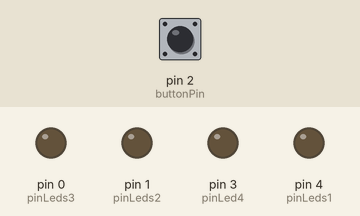
A sketch run on a simulated Arduino Uno, built with avr-gcc and run on an emulated ATmega328P. Parts: output pins drawn as LEDs (lit = HIGH). Dashed ring = blinking. The test bench sets the inputs (shaded band); at power-on: pin 2 (buttonPin) LOW. Sleep ends after the set time or at an interrupt; random numbers use the default seed unless the sketch sets one.

Above: at 1.2 s.
1.3 s: pin 2 (buttonPin) pulled HIGH for 0.15 s
At 1.56 s:
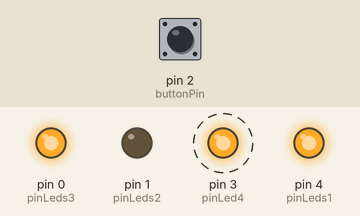
3.4 s: pin 2 (buttonPin) pulled HIGH for 1 s
At 4.73 s:
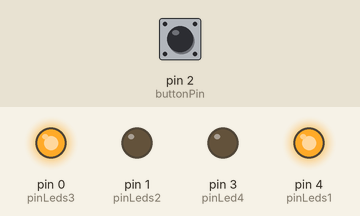
6.3 s: pin 2 (buttonPin) pulled HIGH for 0.15 s
At 6.56 s:
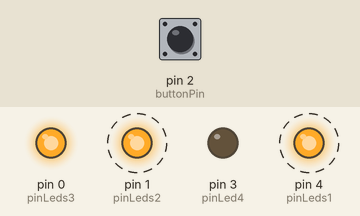
8.4 s: pin 2 (buttonPin) pulled HIGH for 3.2 s
At 11.71 s:
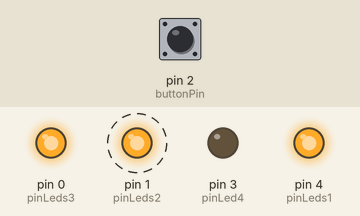
Timing chart, 0 to 13.6 s (numbered marks = the images above; inputs shaded):
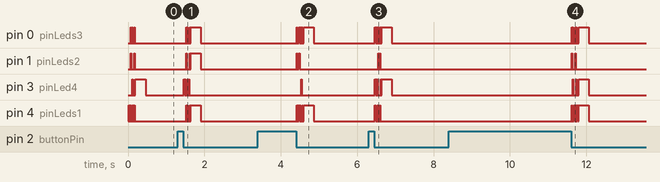

The sketch:

toorcamp2024_loaded_dicebadge.ino
```cpp
#include <avr/sleep.h>
#include <avr/power.h>
// disable ADC to save power during sleep
#define adc_disable() (ADCSRA &= ~(1<<ADEN))


int pinLeds1 = 4;
int pinLeds2 = 1;
int pinLeds3 = 0;
int pinLed4 = 3;
int buttonPin = 2; //interrupt/wake up pin
int buttonState;
int prevbuttonstate = 1;
long ran; //variable for the random number
int time = 15;


void setup (){
  pinMode (pinLeds1, OUTPUT);
  pinMode (pinLeds2, OUTPUT);
  pinMode (pinLeds3, OUTPUT);
  pinMode (pinLed4, OUTPUT);
  pinMode (buttonPin, INPUT);
  randomSeed(analogRead(0)); //open pin for random seed

  //sleep mode settings
  adc_disable(); // ADC uses ~320uA while asleep
  set_sleep_mode(SLEEP_MODE_PWR_DOWN); //sleep level setting
}

void pin2Interrupt(void){
  detachInterrupt(0); //detach interrupt before anything else
  //dont put any delays or anything in here
}

void enterSleep(void){
  attachInterrupt(0,pin2Interrupt,LOW);
 // set_sleep_mode(SLEEP_MODE_PWR_DOWN);
  sleep_enable();
  sleep_mode(); //pauses here and goes to sleep
  //program continues from here once interrupt is detected
  sleep_disable();
}

void loop()
{
  //checks if button is held down, this keeps the program from locking up
  buttonState = digitalRead(buttonPin);
  if (buttonState == HIGH){
  enterSleep(); //sleep immediately if button not pressed
  prevbuttonstate = HIGH;
  }

//if sleep does not happen, or wakeup is triggered, roll the die!
//roll 7 times and keep the last one
if ((buttonState == LOW) && (prevbuttonstate == HIGH)){
    for (int i = 0; i <= 6; i++){
//clear prev roll for the next one
  digitalWrite (pinLeds1, LOW);
  digitalWrite (pinLeds2, LOW);
  digitalWrite (pinLeds3, LOW);
  digitalWrite (pinLed4, LOW);
  delay(time);

    ran = random(0, 1000);
    if (ran <= 100){
      digitalWrite (pinLed4, HIGH);
      delay (time);
    }
    if (ran > 100 && ran <= 200){
      digitalWrite (pinLeds1, HIGH);
      delay (time);
    }
    if (ran > 200 && ran <= 300){
      digitalWrite (pinLeds3, HIGH);
      digitalWrite (pinLed4, HIGH);
      delay (time);
    }
    if (ran > 300 && ran <= 400){
      digitalWrite (pinLeds1, HIGH);
      digitalWrite (pinLeds3, HIGH);
      delay (time);
    }
    if (ran > 400 && ran <= 500){
      digitalWrite (pinLeds1, HIGH);
      digitalWrite (pinLeds3, HIGH);
      digitalWrite (pinLed4, HIGH);
      delay (time);
   }
   if (ran > 500){
      digitalWrite (pinLeds1, HIGH);
      digitalWrite (pinLeds2, HIGH);
      digitalWrite (pinLeds3, HIGH);
      delay (time);
   }
  }
  delay(250); //hold final die roll
  prevbuttonstate = LOW;
}
//clear all leds at loop end
  digitalWrite (pinLeds1, LOW);
  digitalWrite (pinLeds2, LOW);
  digitalWrite (pinLeds3, LOW);
  digitalWrite (pinLed4, LOW);
}
```

Measured:
- after the input at 1.3 s, pin 1 (pinLeds2): goes HIGH 0.02 s, LOW 0.08 s, HIGH 0.02 s, LOW 0.02 s, HIGH 0.27 s, then LOW, starting after 0.23 s; pin 3 (pinLed4): alternates HIGH for 0.02 s and LOW for 0.02 s, 8 changes in all, then stays LOW, starting after 0.17 s
- after the input at 3.4 s, pin 0 (pinLeds3): goes HIGH 0.02 s, LOW 0.05 s, 4 × (HIGH 0.02 s, LOW 0.02 s), HIGH 0.27 s, then LOW, starting after 1.0 s; pin 1 (pinLeds2): alternates HIGH for 0.02 s and LOW for 0.05 s, 4 changes in all, then stays LOW, starting after 1.0 s
- after the input at 6.3 s, pin 0 (pinLeds3): goes 6 × (HIGH 0.02 s, LOW 0.02 s), HIGH 0.27 s, then LOW, starting after 0.17 s; pin 1 (pinLeds2): alternates HIGH for 0.02 s and LOW for 0.02 s, 4 changes in all, then stays LOW, starting after 0.26 s
- after the input at 8.4 s, pin 1 (pinLeds2): alternates HIGH for 0.02 s and LOW for 0.08 s, 4 changes in all, then stays LOW, starting after 3.2 s; pin 3 (pinLed4): goes HIGH 0.02 s, LOW 0.08 s, HIGH 0.02 s, LOW 0.05 s, HIGH 0.27 s, then LOW, starting after 3.2 s
- by itself, pin 1 (pinLeds2): alternates HIGH for 0.02 s and LOW for 0.08 s, 4 changes in all, then stays LOW
